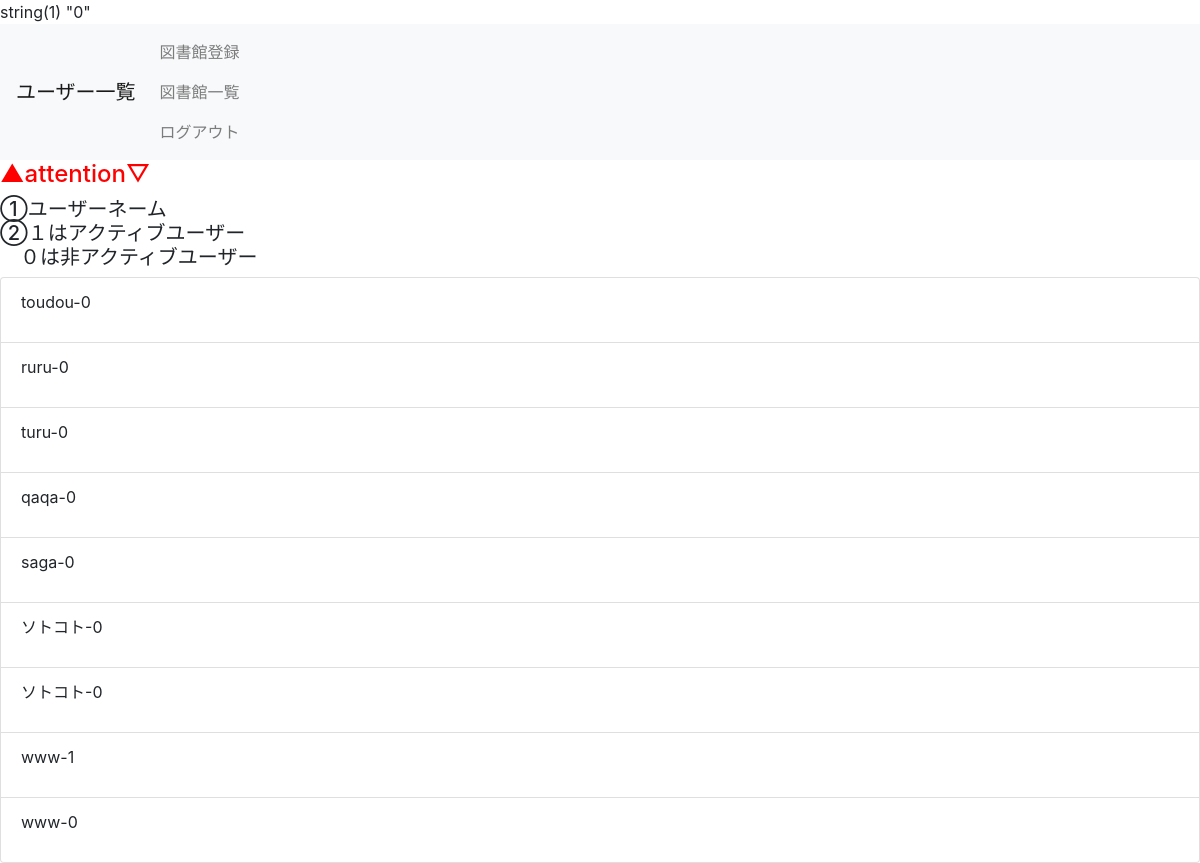
/user_select.php (signed in), run on the app's committed database.
### tables this page shows
CREATE TABLE IF NOT EXISTS `user_table` (
`id` int(12) NOT NULL,
  `name` varchar(64) NOT NULL,
  `lid` varchar(128) NOT NULL,
  `lpw` varchar(64) NOT NULL,
  `kanri_flg` int(1) NOT NULL,
  `life_flg` int(1) NOT NULL,
  `indate` datetime NOT NULL
);

### user_select.php (the view, shortened to what this page needs)
<?php
var_dump($_SESSION["kanri_flg"]);
$k_flg=$_SESSION["kanri_flg"];
$pdo=db_conn();
$sql = 'SELECT * FROM user_table';
$stmt = $pdo->prepare($sql);
$status = $stmt->execute();
$view='';
$user_menu='';
$user_atteneion='';
if($k_flg==1){
    while ($result = $stmt->fetch(PDO::FETCH_ASSOC)) {
        $view .= '<li class="list-group-item">';
        $view .= '<p>'.$result['name'].'-'.$result['lpw'].'-'.$result['kanri_flg'].'-'.$result['life_flg'].'</p>';
        $view .= '<a href="user_detail.php?id='.$result['id'].'" class="badge badge-primary">Edit</a>';
        $view .= '<a href="user_delete.php?id='.$result['id'].'" class="badge badge-danger">Delete</a>';
        $view .= '</li>';
    }
}else{
    while ($result = $stmt->fetch(PDO::FETCH_ASSOC)) {
        $view .= '<li class="list-group-item">';
        $view .= '<p>'.$result['name'].'-'.$result['life_flg'].'</p>';
        $view .= '</li>';
    }
}
if($k_flg==1){
        $user_menu .= '<a href="user_index.php">ユーザー登録</a>';
}else{
        $user_atteneion.='<h4><font color="red">▲attention▽</font></h4>';
        $user_atteneion.='<h5>①ユーザーネーム<br>②１はアクティブユーザー<br>　０は非アクティブユーザー</h5>';
}
?>
<!DOCTYPE html>
<html lang="ja">
<head>
    <link rel="stylesheet" href="https://stackpath.bootstrapcdn.com/bootstrap/4.2.1/css/bootstrap.min.css">
</head>
<body>
    <header>
        <nav class="navbar navbar-expand-lg navbar-light bg-light">
                    <a class="navbar-brand" href="#">ユーザー一覧</a>
            <div class="collapse navbar-collapse" id="navbarNav">
                <ul class="navbar-nav">
                    <li class="nav-item">
                        <a class="nav-link" href="index.php">図書館登録</a>
                        <a class="nav-link" href="select.php">図書館一覧</a>
                        <a class="nav-item"><a class="nav-link" href="logout.php">ログアウト</a>
                    </li>
                </ul>
            </div>
        </nav>
    </header>
    <div>
    <?=$user_atteneion?>
    </div>
    <div>
        <ul class='list-group'>
            <?=$view?>
        </ul>
    </div>
</body>
</html>

### data on the page
user_table: name "toudou", life_flg "0"
user_table: name "ruru", life_flg "0"
user_table: name "turu", life_flg "0"
user_table: name "qaqa", life_flg "0"
user_table: name "saga", life_flg "0"
user_table: name "ソトコト", life_flg "0"
user_table: name "ソトコト", life_flg "0"
user_table: name "www", life_flg "1"
user_table: name "www", life_flg "0"
